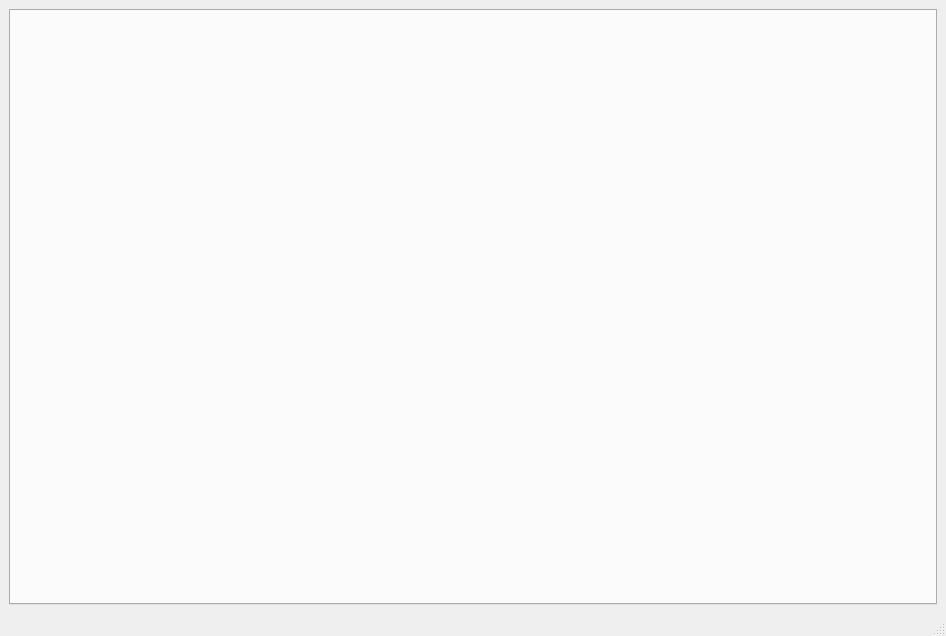
<?xml version="1.0" encoding="UTF-8"?>
<ui version="4.0">
 <class>MainWindow</class>
 <widget class="QMainWindow" name="MainWindow">
  <property name="geometry">
   <rect>
    <x>0</x>
    <y>0</y>
    <width>946</width>
    <height>636</height>
   </rect>
  </property>
  <property name="windowTitle">
   <string>IBH LINK VISUALISATION HOST</string>
  </property>
  <widget class="QWidget" name="centralwidget">
   <layout class="QHBoxLayout" name="horizontalLayout">
    <item>
     <widget class="QTabWidget" name="tabWidget">
      <property name="styleSheet">
       <string notr="true">QProgressBar {
     background-color: rgb(170, 170, 255);
 }
QProgressBar::chunk {
     background-color: rgb(0, 255, 0);
 }</string>
      </property>
      <property name="currentIndex">
       <number>-1</number>
      </property>
     </widget>
    </item>
   </layout>
  </widget>
  <widget class="QMenuBar" name="menubar">
   <property name="geometry">
    <rect>
     <x>0</x>
     <y>0</y>
     <width>946</width>
     <height>23</height>
    </rect>
   </property>
  </widget>
  <widget class="QStatusBar" name="statusbar"/>
 </widget>
 <resources/>
 <connections/>
</ui>
